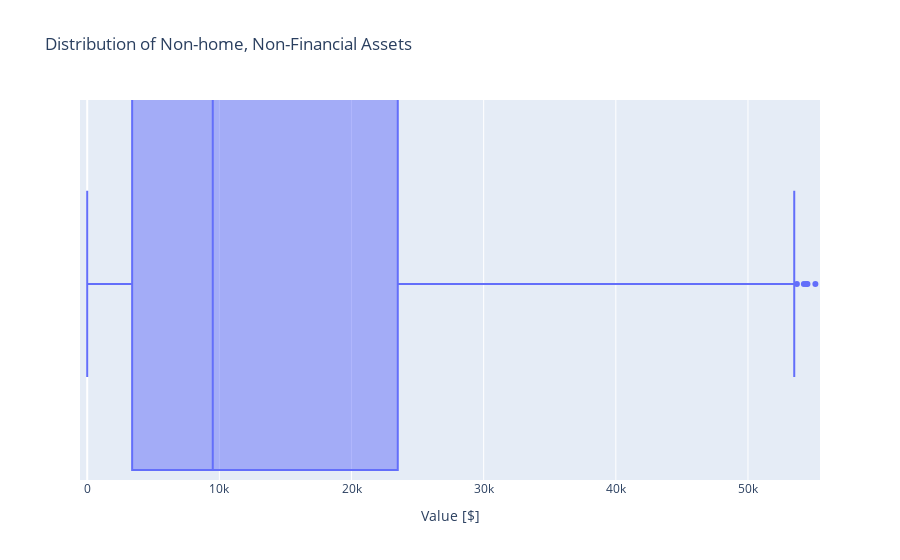

The code cell stored with this chart in its notebook:
### Code cell
# Create a boxplot of `NHNFIN`
fig = px.box(
    data_frame=df,
    x="NHNFIN",
    title = "Distribution of Non-home, Non-Financial Assets"
)
fig.update_layout(xaxis_title="Value [$]")
fig.show()

### Figure 1 — Plotly figure (JSON) as saved in the notebook; plotly's stock layout.template omitted (floating-point values rounded to 4 significant figures; data arrays with more than 128 entries replaced by an {"elided": "..."} marker saying what was removed)
{"data": [{"alignmentgroup": "True", "hovertemplate": "NHNFIN=%{x}<extra></extra>", "legendgroup": "", "marker": {"color": "#636efa"}, "name": "", "notched": false, "offsetgroup": "", "orientation": "h", "showlegend": false, "type": "box", "x": {"elided": "4418 int values"}, "x0": " ", "xaxis": "x", "y0": " ", "yaxis": "y"}], "layout": {"autosize": true, "boxmode": "group", "legend": {"tracegroupgap": 0}, "title": {"text": "Distribution of Non-home, Non-Financial Assets"}, "xaxis": {"anchor": "y", "autorange": false, "domain": [0, 1], "range": [-545.5, 55450.0], "showspikes": false, "title": {"text": "Value [$]"}, "type": "linear"}, "yaxis": {"anchor": "x", "autorange": false, "domain": [0, 1], "range": [-0.258, 0.2421], "showspikes": false, "type": "category"}}}
